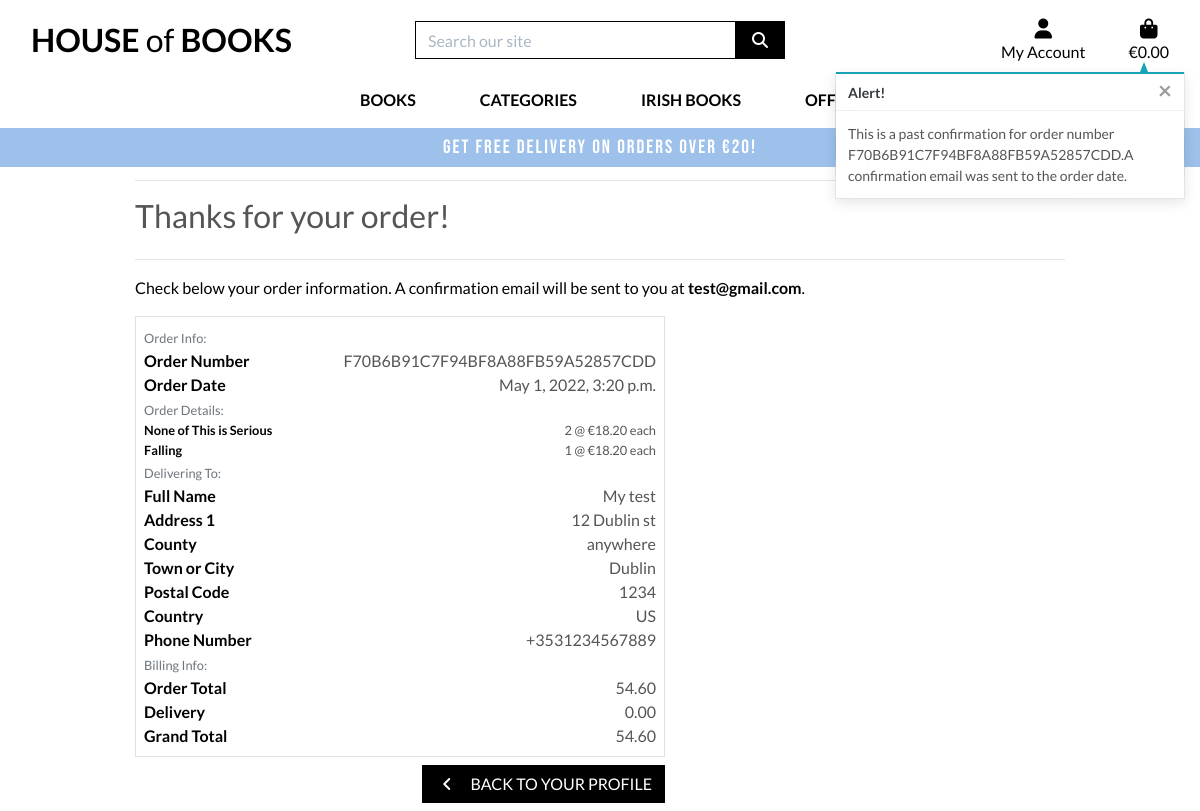
Screenshot of /profile/order_history/F70B6B91C7F94BF8A88FB59A52857CDD with the database file from the repository.
### checkout/models.py (models this page shows, shortened)
class Order(models.Model):
    order_number = models.CharField(max_length=32, null=False, editable=False)
    user_profile = models.ForeignKey(UserProfile, on_delete=models.SET_NULL,
                                     null=True, blank=True,
                                     related_name='orders')
    full_name = models.CharField(max_length=50, null=False, blank=False)
    email = models.EmailField(max_length=254, null=False, blank=False)
    phone_number = models.CharField(max_length=20, null=False, blank=False)
    country = CountryField(blank_label='Country *', null=False, blank=False)
    postcode = models.CharField(max_length=20, null=True, blank=True)
    town_or_city = models.CharField(max_length=40, null=False, blank=False)
    street_address1 = models.CharField(max_length=80, null=False, blank=False)
    street_address2 = models.CharField(max_length=80, null=True, blank=True)
    county = models.CharField(max_length=80, null=True, blank=True)
    date = models.DateTimeField(auto_now_add=True)
    delivery_cost = models.DecimalField(max_digits=6, decimal_places=2,
                                        null=False, default=0)
    order_total = models.DecimalField(max_digits=10, decimal_places=2,
                                      null=False, default=0)
    grand_total = models.DecimalField(max_digits=10, decimal_places=2,
                                      null=False, default=0)
    original_bag = models.TextField(null=False, blank=False, default='')
    stripe_pid = models.CharField(max_length=254, null=False,
                                  blank=False, default='')

class OrderLineItem(models.Model):
    order = models.ForeignKey(Order, null=False, blank=False,
                              on_delete=models.CASCADE,
                              related_name='lineitems')
    product = models.ForeignKey(Product, null=False, blank=False,
                                on_delete=models.CASCADE)
    quantity = models.IntegerField(null=False, blank=False, default=0)
    lineitem_total = models.DecimalField(max_digits=6, decimal_places=2,
                                         null=False, blank=False,
                                         editable=False)

### products/models.py (models this page shows, shortened)
class Product(models.Model):
    category = models.ForeignKey(Category, null=True, blank=True,
                                 on_delete=models.SET_NULL)
    sku = models.CharField(max_length=254, null=True, blank=True)
    name = models.CharField(max_length=254)
    author = models.CharField(max_length=254)
    description = models.TextField()
    price = models.DecimalField(max_digits=6, decimal_places=2)
    rating = models.DecimalField(max_digits=6, decimal_places=2,
                                 null=True, blank=True)
    image_url = models.URLField(max_length=1024, null=True, blank=True)
    image = models.ImageField(null=True, blank=True)

### profiles/views.py (the view)
# urls.py: path('order_history/<order_number>', views.order_history,
def order_history(request, order_number):
    order = get_object_or_404(Order, order_number=order_number)
    messages.info(request, (
        f'This is a past confirmation for order number {order_number}.'
        'A confirmation email was sent to the order date.'
    ))
    template = 'checkout/checkout_success.html'
    context = {
        'order': order,
        'from_profile': True,
    }
    return render(request, template, context)

### bag/context.py (called while the page is built, shortened)
def bag_contents(request):
    bag_items = []
    total = 0
    product_count = 0
    bag = request.session.get('bag', {})
    if total < settings.FREE_DELIVERY_THRESHOLD:
        delivery = total * Decimal(settings.STANDARD_DELIVERY_PERCENTAGE / 100)
        free_delivery_delta = settings.FREE_DELIVERY_THRESHOLD - total
    else:
        delivery = 0
        free_delivery_delta = 0
    grand_total = delivery + total
    context = {
        'bag_items': bag_items,
        'total': total,
        'product_count': product_count,
        'delivery': delivery,
        'free_delivery_delta': free_delivery_delta,
        'free_delivery_threshold': settings.FREE_DELIVERY_THRESHOLD,
        'grand_total': grand_total,
    }
    return context

### checkout/templates/checkout/checkout_success.html (shortened to what this page needs)
{% extends "base.html" %}
{% load static %}
{% block extra_css %}
<link rel="stylesheet" href="{% static 'checkout/css/checkout.css' %}">
{% endblock %}
{% block page_header %}
<div class="container header-container">
</div>
{% endblock %}
{% block content %}
<div class="overlay"></div>
<div class="container">
    <div class="row">
        <div class="col">
            <hr>
            <h2 class=" mb-4">Thanks for your order!</h2>
            <hr>
            <p class="text-black">Check below your order information. A confirmation email will be sent to you at
                <strong>{{ order.email }}</strong>.</p>
        </div>
    </div>
    <div class="row">
        <div class="col-12 col-lg-7">
            <div class="order-confirmation-wrapper p-2 border">
                <div class="row">
                    <div class="col">
                        <small class="text-muted">Order Info:</small>
                    </div>
                </div>
                <div class="row">
                    <div class="col-12 col-md-4">
                        <p class="mb-0 text-black font-weight-bold">Order Number</p>
                    </div>
                    <div class="col-12 col-md-8 text-md-right">
                        <p class="mb-0">{{ order.order_number }}</p>
                    </div>
                </div>
                <div class="row">
                    <div class="col-12 col-md-4">
                        <p class="mb-0 text-black font-weight-bold">Order Date</p>
                    </div>
                    <div class="col-12 col-md-8 text-md-right">
                        <p class="mb-0">{{ order.date }}</p>
                    </div>
                </div>
                <div class="row">
                    <div class="col">
                        <small class="text-muted">Order Details:</small>
                    </div>
                </div>
                {% for item in order.lineitems.all %}
                <div class="row">
                    <div class="col-12 col-md-4">
                        <p class="small mb-0 text-black font-weight-bold">
                            {{ item.product.name }}
                        </p>
                    </div>
                    <div class="col-12 col-md-8 text-md-right">
                        <p class="small mb-0">{{ item.quantity }} @ €{{ item.product.price }} each</p>
                    </div>
                </div>
                {% endfor %}
                <div class="row">
                    <div class="col">
                        <small class="text-muted">Delivering To:</small>
                    </div>
                </div>
                <div class="row">
                    <div class="col-12 col-md-4">
                        <p class="mb-0 text-black font-weight-bold">Full Name</p>
                    </div>
                    <div class="col-12 col-md-8 text-md-right">
                        <p class="mb-0">{{ order.full_name }}</p>
                    </div>
                </div>
                <div class="row">
                    <div class="col-12 col-md-4">
                        <p class="mb-0 text-black font-weight-bold">Address 1</p>
                    </div>
                    <div class="col-12 col-md-8 text-md-right">
                        <p class="mb-0">{{ order.street_address1 }}</p>
                    </div>
                </div>
                {% if order.county %}
                <div class="row">
                    <div class="col-12 col-md-4">
                        <p class="mb-0 text-black font-weight-bold">County</p>
                    </div>
                    <div class="col-12 col-md-8 text-md-right">
                        <p class="mb-0">{{ order.county }}</p>
                    </div>
                </div>
                {% endif %}
                <div class="row">
                    <div class="col-12 col-md-4">
                        <p class="mb-0 text-black font-weight-bold">Town or City</p>
                    </div>
                    <div class="col-12 col-md-8 text-md-right">
                        <p class="mb-0">{{ order.town_or_city }}</p>
                    </div>
                </div>
                {% if order.postcode %}
                <div class="row">
                    <div class="col-12 col-md-4">
                        <p class="mb-0 text-black font-weight-bold">Postal Code</p>
                    </div>
                    <div class="col-12 col-md-8 text-md-right">
                        <p class="mb-0">{{ order.postcode }}</p>
                    </div>
                </div>
                {% endif %}
                <div class="row">
                    <div class="col-12 col-md-4">
                        <p class="mb-0 text-black font-weight-bold">Country</p>
                    </div>
                    <div class="col-12 col-md-8 text-md-right">
                        <p class="mb-0">{{ order.country }}</p>
                    </div>
                </div>
                <div class="row">
                    <div class="col-12 col-md-4">
                        <p class="mb-0 text-black font-weight-bold">Phone Number</p>
                    </div>
                    <div class="col-12 col-md-8 text-md-right">
                        <p class="mb-0">{{ order.phone_number }}</p>
                    </div>
                </div>
                <div class="row">
                    <div class="col">
                        <small class="text-muted">Billing Info:</small>
                    </div>
                </div>
                <div class="row">
                    <div class="col-12 col-md-4">
                        <p class="mb-0 text-black font-weight-bold">Order Total</p>
                    </div>
                    <div class="col-12 col-md-8 text-md-right">
                        <p class="mb-0">{{ order.order_total }}</p>
                    </div>
                </div>
                <div class="row">
                    <div class="col-12 col-md-4">
                        <p class="mb-0 text-black font-weight-bold">Delivery</p>
                    </div>
                    <div class="col-12 col-md-8 text-md-right">
                        <p class="mb-0">{{ order.delivery_cost }}</p>
                    </div>
                </div>
                <div class="row">
                    <div class="col-12 col-md-4">
                        <p class="mb-0 text-black font-weight-bold">Grand Total</p>
                    </div>
                    <div class="col-12 col-md-8 text-md-right">
                        <p class="mb-0">{{ order.grand_total }}</p>
                    </div>
                </div>
            </div>
        </div>
    </div>
    <div class="row">
        <div class="col-12 col-lg-7 text-right">
            {% if from_profile %}
            <a href="{% url 'profile' %}" class="btn btn-black rounded-0 my-2">
                <span class="icon mr-2">
                    <i class="fas fa-angle-left"></i>
                </span>
                <span class="text-uppercase">Back to your profile</span>
            </a>
            {% endif %}
        </div>
    </div>
</div>
{% endblock %}

### static/css/base.css (style rules this page uses)
html { height: 100%; }
body { background: url('/media/homepage_background_cropped.jpg') no-repeat center center fixed; background-size: cover; height: calc(100vh - 164px); color: #555; font-family: 'Lato'; }
.icon { align-items: center; display: inline-flex; justify-content: center; height: 1.5rem; width: 1.5rem; }
.btn-black { background: black; color: white; }
.text-black { color: #000 !important; }
.overlay { height: 100%; width: 100%; top: 0; left: 0; position: fixed; background: white; z-index: -1; }
@media (min-width: 1200px) { .container { max-width: 80%; } }
@media (min-width: 992px) { .header-container { padding-top: 164px; } }

### rows the page displays
Order: email "test@gmail.com", order_number "F70B6B91C7F94BF8A88FB59A52857CDD", date "May 1, 2022, 3:20 p.m.", full_name "My test", street_address1 "12 Dublin st", county "anywhere", town_or_city "Dublin", postcode "1234", country "US", phone_number "+3531234567889", order_total "54.60", delivery_cost "0.00", grand_total "54.60"
OrderLineItem: product.name "None of This is Serious", quantity "2", product.price "18.20"
OrderLineItem: product.name "Falling", quantity "1", product.price "18.20"

### other values shown
{{ free_delivery_threshold }} "20"
{{ message }} "This is a past confirmation for order number F70B6B91C7F94BF8A88FB59A52857CDD.A confirmation email was sent to the order date."
